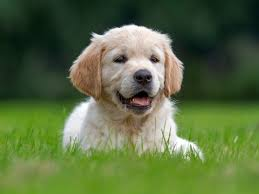
#> input picture images/01-dog.jpeg, 259 x 194 px
$ jupyter execute '01 report.ipynb'
#> lines starting #> are read from the running program, lines starting #| are printed output that depends on the picture
[cell 1]
# Import the required Python packages
import numpy as np
import numpy.typing as npt
import matplotlib.pyplot as plt

# The goal

The goal is to show that you can detect edges in a image using changes in pixel intensity

[cell 2]
# Display the image from the specified path
img = plt.imread('images/01-dog.jpeg')
#> img is the input picture: shape (194, 259, 3); mean R, G, B 89.5, 108.1, 64.9
plt.imshow(img)
plt.show()

# What is an edge?

An edge occurs where there is a sudden change in pixel intensity

[cell 3]
# Convert the image to grayscale
## Extract the Red, Green, and Blue channels
R = img[:, :, 0]
G = img[:, :, 1]
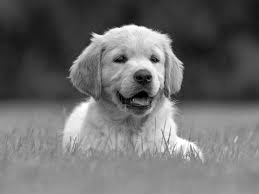
#> G: shape (194, 259); min 0, max 255, mean 108.1
B = img[:, :, 2]
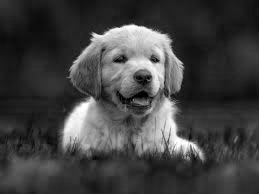
#> B: shape (194, 259); min 0, max 255, mean 64.9
## Apply the grayscale conversion formula
## Based on https://docs.opencv.org/3.4/de/d25/imgproc_color_conversions.html#color_convert_rgb_gray
gray_img = (0.299 * R + 0.587 * G + 0.114 * B).astype(np.uint8)
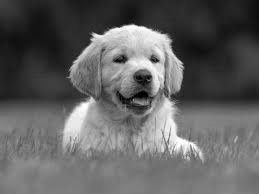
#> gray_img: shape (194, 259); min 0, max 254, mean 97.1

# Select a row to plot the pixel intensity
row_index = 120
col_start = 60
width = 10
col_end = col_start + width + 1

# Extract the zoomed-in region from the grayscale image
zoom_row_start = row_index - 10
zoom_row_end = row_index + 10 + 1
zoom_col_start = col_start
zoom_col_end = col_end
zoomed_img = gray_img[zoom_row_start:zoom_row_end, zoom_col_start:zoom_col_end]

pixel_intensity = gray_img[row_index, col_start:col_end]
#> pixel_intensity = [118, 116, 116, 115, 129, 152, 173, 190, 214, 226, 227]

# Plot the grayscale image and pixel intensity side by side
fig, axes = plt.subplots(2, 2, figsize=(6, 6))

# Display the grayscale image
axes[0, 0].imshow(gray_img, cmap='gray')
axes[0, 0].set_title('Grayscale Image')
patch = plt.Rectangle((col_start, row_index), width, 1, color='red', fill=False)
axes[0, 0].add_patch(patch)

# Display the zoomed-in image
axes[0, 1].imshow(zoomed_img, cmap='gray', extent=(col_start, col_end, zoom_row_end, zoom_row_start))
axes[0, 1].set_title('Zoomed-in Image')

# Plot the pixel intensity
axes[1, 1].plot(pixel_intensity)
axes[1, 1].set_title(f'Pixel Intensity of Row {row_index}')
# Set custom x-axis labels
xticks = range(0, len(pixel_intensity), 5)
axes[1, 1].set_xticks(xticks)
axes[1, 1].set_xticklabels(range(col_start, col_end, 5))
axes[1, 1].set_xlabel(f'Pixel Index of Column {col_start} to {col_end}')
axes[1, 1].set_ylabel('Intensity')

plt.tight_layout()
plt.show()
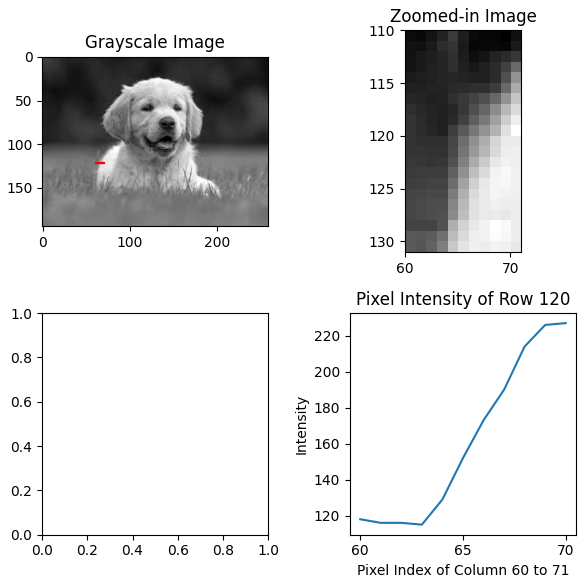
#> figure drawn by matplotlib, 3 panels; panel 3: curve peaks at x = 10, y = 227

## Why use first derivative to show an edge?

### Understanding Image Edges
An edge in an image represents a significant change in pixel intensity. This change can be due to various factors like changes in color, texture, or brightness. Detecting these edges is crucial for many image processing tasks, such as object detection, image segmentation, and more.

### First Derivative and Edge Detection
The first derivative of a function measures the rate of change of that function. When applied to an image, the first derivative measures the rate of change of pixel intensities. Here's why this is useful for edge detection:

1. Constant Regions: In regions where the pixel intensity is constant (i.e., no change), the first derivative will be zero.
2. Gradual Changes: In regions where the pixel intensity changes gradually, the first derivative will have small values.
3. Sharp Changes (Edges): At points where there is a sudden change in pixel intensity (i.e., an edge), the first derivative will have a large value.

[cell 4]
# Compute the first derivative of the pixel intensity
first_derivative = np.gradient(pixel_intensity)
#> first_derivative = [-2, -1, -0.5, 6.5, 18.5, 22, 19, 20.5, 18, 6.5, 1]

fig, axes = plt.subplots(1, 2, figsize=(8, 4))

# Display the zoomed-in image
axes[0].imshow(zoomed_img, cmap='gray', extent=(col_start, col_end, zoom_row_end, zoom_row_start))
axes[0].set_title('Zoomed-in Image')

# Plot the first derivative
axes[1].plot(first_derivative, label='First Derivative')
axes[1].set_title(f'First Derivative of Pixel Intensity of Row {row_index}')
# Set custom x-axis labels
xticks = range(0, len(pixel_intensity), 5)
axes[1].set_xticks(xticks)
axes[1].set_xticklabels(range(col_start, col_end, 5))
axes[1].set_xlabel(f'Pixel Index of Column {col_start} to {col_end}')
axes[1].set_ylabel('First Derivative')
axes[1].legend()

plt.tight_layout()
plt.show()
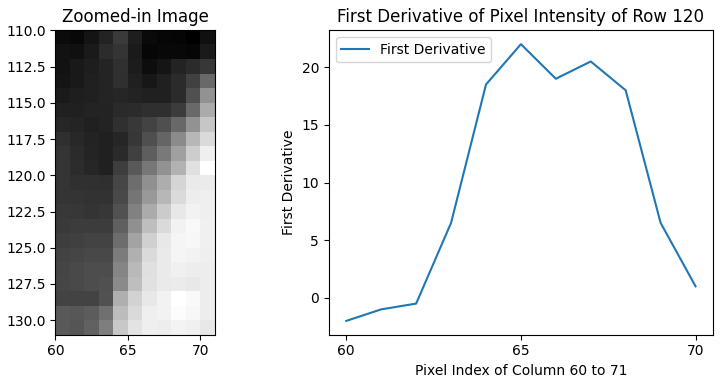
#> figure drawn by matplotlib, 2 panels; panel 2: curve peaks at x = 5, y = 22

[cell 5]
# Compute the gradients using np.gradient
grad_y, grad_x = np.gradient(zoomed_img.astype(np.float64))

# Compute the gradient magnitude
grad = np.sqrt(grad_x**2 + grad_y**2)

# Function to annotate each pixel with its value
def annotate_pixels(ax, data):
  for i in range(data.shape[0]):
    for j in range(data.shape[1]):
      ax.text(j, i, int(data[i, j]), ha='center', va='center', color='red')

# Plot the original and Sobel-applied matrices
fig, axes = plt.subplots(2, 2, figsize=(4, 4))

axes[0, 0].imshow(zoomed_img, cmap='gray')
axes[0, 0].set_title('Zoomed-in Image')
# annotate_pixels(axes[0, 0], zoomed_img)

axes[0, 1].imshow(grad, cmap='gray')
axes[0, 1].set_title('Gradient Magnitude')
# annotate_pixels(axes[0, 1], grad)

axes[1, 0].imshow(grad_x, cmap='gray')
axes[1, 0].set_title('Gradient X')
# annotate_pixels(axes[1, 0], grad_x)

axes[1, 1].imshow(grad_y, cmap='gray')
axes[1, 1].set_title('Gradient Y')
# annotate_pixels(axes[1, 1], grad_y)

plt.tight_layout()
plt.show()
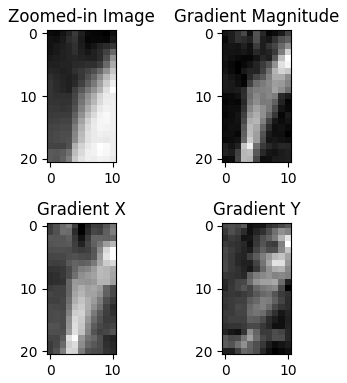
#> figure drawn by matplotlib, 4 panels

# What is a Sobel Operator?

[cell 6]
# Define the Sobel operators
# kernel $G_x$
sobel_x = np.array([[-1, 0, 1],
                    [-2, 0, 2],
                    [-1, 0, 1]])

# kernel $G_y$
sobel_y = np.array([[-1, -2, -1],
                    [ 0,  0,  0],
                    [ 1,  2,  1]])

# Initialize the result matrix
sobel_applied = np.zeros_like(zoomed_img)

# Apply the Sobel operator to each 2D slice
grad_x = np.zeros_like(zoomed_img, dtype=np.float64) # To avoid overflow
grad_y = np.zeros_like(zoomed_img, dtype=np.float64)

# Convolve with Sobel x and y operators
# To avoid boundary issues, we skip the first and last rows and columns
# The Sobel operator requires a 3x3 region around each pixel to compute the gradient,
# and this cannot be done for the pixels at the edges of the image.
for row in range(1, zoomed_img.shape[0] - 1):
  for col in range(1, zoomed_img.shape[1] - 1):
    region = zoomed_img[row-1:row+2, col-1:col+2]
    grad_x[row, col] = np.sum(region * sobel_x) # Element-wise multiplication and summation
    grad_y[row, col] = np.sum(region * sobel_y)

# Compute the gradient magnitude
sobel_applied = np.sqrt(grad_x**2 + grad_y**2)

# Function to annotate each pixel with its value
def annotate_pixels(ax, data):
  for i in range(data.shape[0]):
    for j in range(data.shape[1]):
      ax.text(j, i, int(data[i, j]), ha='center', va='center', color='red')

# Plot the original and Sobel-applied matrices
fig, axes = plt.subplots(2, 2, figsize=(4, 4))

axes[0, 0].imshow(zoomed_img, cmap='gray')
axes[0, 0].set_title('Zoomed-in Image')
# annotate_pixels(axes[0, 0], zoomed_img)

axes[0, 1].imshow(sobel_applied, cmap='gray')
axes[0, 1].set_title(f'Sobel Applied')
# annotate_pixels(axes[0, 1], sobel_applied)

axes[1, 0].imshow(grad_x, cmap='gray')
axes[1, 0].set_title(f'Sobel X Gradient')
# annotate_pixels(axes[1, 0], grad_x)

axes[1, 1].imshow(grad_y, cmap='gray')
axes[1, 1].set_title(f'Sobel Y Gradient')
# annotate_pixels(axes[1, 1], grad_y)

plt.tight_layout()
plt.show()
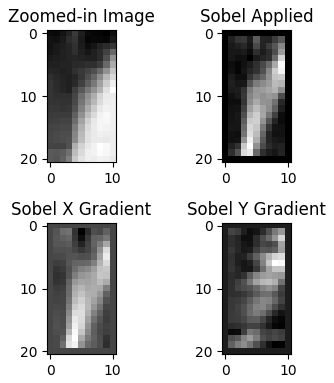
#> figure drawn by matplotlib, 4 panels

# Applying Sobel to Real Image

[cell 7]
def rgb2Gray(src: npt.ArrayLike) -> tuple[npt.ArrayLike, int]:
  # Convert the image to grayscale
  ## Extract the Red, Green, and Blue channels
  R = img[:, :, 0]
  G = img[:, :, 1]
  B = img[:, :, 2]
  ## Apply the grayscale conversion formula
  ## Based on https://docs.opencv.org/3.4/de/d25/imgproc_color_conversions.html#color_convert_rgb_gray
  gray_img = (0.299 * R + 0.587 * G + 0.114 * B).astype(np.uint8)

  # Check if image is loaded fine
  if src is None:
    print ('Error opening image')
    return np.empty((0,0), dtype=np.uint8), -1

  return gray_img, 0

# kernel $G_x$
SOBEL_X = np.array([[-1, 0, 1],
                    [-2, 0, 2],
                    [-1, 0, 1]])

# kernel $G_y$
SOBEL_Y = np.array([[-1, -2, -1],
                    [ 0,  0,  0],
                    [ 1,  2,  1]])

def sobel(src: npt.ArrayLike) -> tuple[dict[str, npt.ArrayLike], int]:
  # Check if image is loaded fine
  if src is None:
    print ('Error opening image')
    return {}, -1

  gray_img, err = rgb2Gray(src) # matrix
#> err = 0
  if err != 0:
    print('Error converting image to grayscale')
    return {}, -1

  # Initialize the result matrix
  sobel_applied = np.zeros_like(gray_img)

  # Apply the Sobel operator to each 2D slice
  grad_x = np.zeros_like(gray_img, dtype=np.float64) # To avoid overflow
  grad_y = np.zeros_like(gray_img, dtype=np.float64)

  # Convolve with Sobel x and y operators
  # To avoid boundary issues, we skip the first and last rows and columns
  # The Sobel operator requires a 3x3 region around each pixel to compute the gradient,
  # and this cannot be done for the pixels at the edges of the image.
  for row in range(1, gray_img.shape[0] - 1):
    for col in range(1, gray_img.shape[1] - 1):
      region = gray_img[row-1:row+2, col-1:col+2]
      grad_x[row, col] = np.sum(region * SOBEL_X) # Element-wise multiplication and summation
      grad_y[row, col] = np.sum(region * SOBEL_Y)
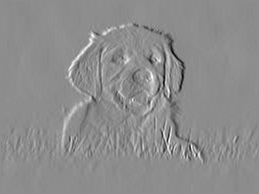
#> grad_x: shape (194, 259) float64; min -597, max 481, mean 0.1; drawn with min black and max white
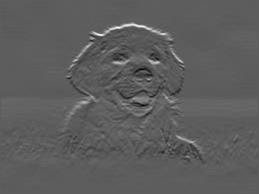
#> grad_y: shape (194, 259) float64; min -476, max 827, mean 3.7; drawn with min black and max white

  # Compute the gradient magnitude
  sobel_applied = np.sqrt(grad_x**2 + grad_y**2)
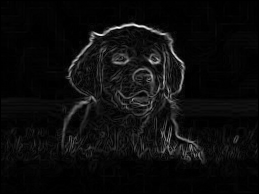
#> sobel_applied: shape (194, 259) float64; min 0, max 828.2, mean 41.1; drawn with min black and max white

  return {
    'gray_img': gray_img,
    'grad_x': grad_x,
    'grad_y': grad_y,
    'sobel_applied': sobel_applied,
  }, 0

ok, err = sobel(img)
#> ok = 4 items; err = 0

# Plot the original and Sobel-applied matrices
fig, axes = plt.subplots(2, 2, figsize=(6, 6))

axes[0, 0].imshow(ok['gray_img'], cmap='gray')
axes[0, 0].set_title(f'Grayscale Image')

axes[0, 1].imshow(ok['sobel_applied'], cmap='gray')
axes[0, 1].set_title(f'Sobel Applied Image')

axes[1, 0].imshow(ok['grad_x'], cmap='gray')
axes[1, 0].set_title(f'Sobel X Gradient')

axes[1, 1].imshow(ok['grad_y'], cmap='gray')
axes[1, 1].set_title(f'Sobel Y Gradient')

plt.tight_layout()
plt.show()
